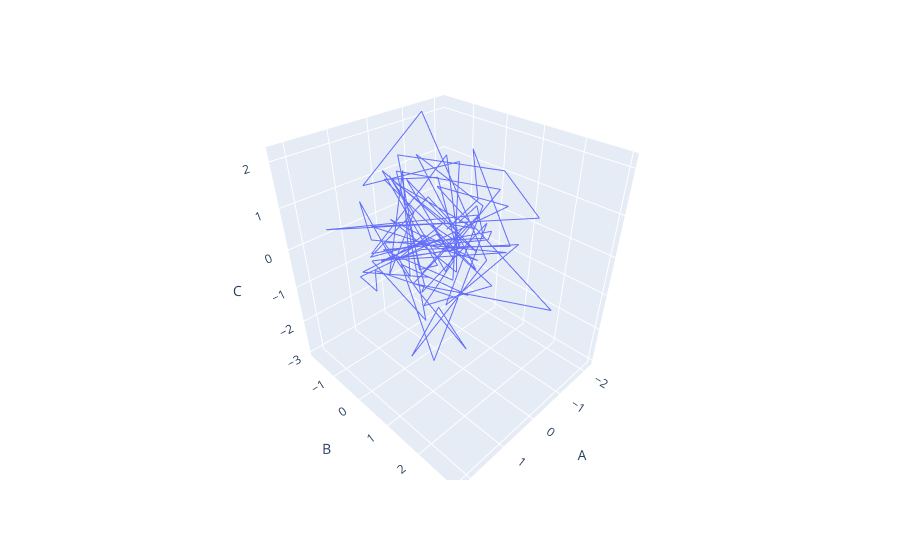

Notebook cell for this chart:
### Code cell
# use columns as axis and use 3d line
fig = px.line_3d(df, x='A', y='B', z = "C") # line is from plotly library
fig.show()
